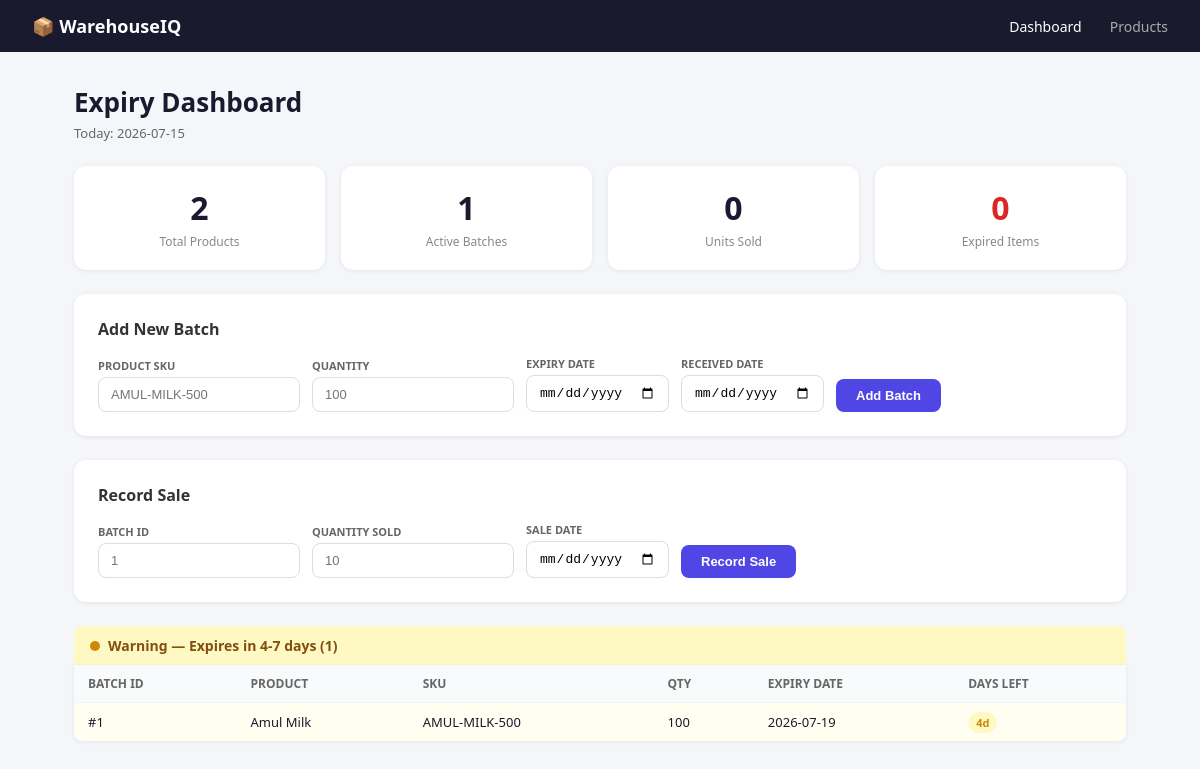
/dashboard, run on the app's committed database.
### tables this page shows
CREATE TABLE batches (
        batch_id INTEGER PRIMARY KEY AUTOINCREMENT,
        product_sku TEXT NOT NULL,
        warehouse_id INT NOT NULL,
        quantity INT NOT NULL,
        expiration_date DATE NOT NULL,
        received_date DATE NOT NULL,
        status TEXT NOT NULL DEFAULT 'in_stock'
    );

CREATE TABLE products (
    sku TEXT PRIMARY KEY NOT NULL,
    name TEXT NOT NULL,
    brand TEXT NOT NULL,
    category TEXT NOT NULL,
    unit TEXT NOT NULL
);

### app.py (the view)
@app.route("/dashboard")
def dashboard():
    conn = get_db()
    batches = conn.execute("""
        SELECT b.*, p.name, p.brand
        FROM batches b
        JOIN products p ON b.product_sku = p.sku
        WHERE b.status = 'in_stock'
        ORDER BY b.expiration_date ASC
    """).fetchall()
    total_products = conn.execute("SELECT COUNT(*) FROM products").fetchone()[0]
    total_batches  = conn.execute("SELECT COUNT(*) FROM batches WHERE status='in_stock'").fetchone()[0]
    total_sold     = conn.execute("SELECT COALESCE(SUM(quantity_sold),0) FROM sales").fetchone()[0]
    conn.close()
    today = date.today()
    categorized = {"expired": [], "critical": [], "warning": [], "safe": []}
    for batch in batches:
        expiry = datetime.strptime(batch["expiration_date"], "%Y-%m-%d").date()
        days_left = (expiry - today).days
        b = dict(batch)
        b["days_left"] = days_left
        if days_left < 0:
            categorized["expired"].append(b)
        elif days_left <= 3:
            categorized["critical"].append(b)
        elif days_left <= 7:
            categorized["warning"].append(b)
        else:
            categorized["safe"].append(b)
    return render_template("dashboard.html", data=categorized, today=today,
                           total_products=total_products,
                           total_batches=total_batches,
                           total_sold=total_sold)

### app.py (called while the page is built)
def get_db():
    conn = sqlite3.connect(os.path.join(BASE_DIR, 'warehouse.db'))
    conn.row_factory = sqlite3.Row
    return conn

### templates/dashboard.html (shortened to what this page needs)
<!DOCTYPE html>
<html lang="en">
<head>
  <link rel="stylesheet" href="/static/style.css">
</head>
<body>
  <nav>
    <div class="logo">📦 WarehouseIQ</div>
    <div class="nav-links">
      <a href="/dashboard" class="active">Dashboard</a>
      <a href="/products">Products</a>
    </div>
  </nav>
  <main>
    <div class="page-header">
      <h1>Expiry Dashboard</h1>
      <p class="subtitle">Today: {{ today }}</p>
    </div>
    <div class="stats-grid">
      <div class="stat-card">
        <div class="stat-number">{{ total_products }}</div>
        <div class="stat-label">Total Products</div>
      </div>
      <div class="stat-card">
        <div class="stat-number">{{ total_batches }}</div>
        <div class="stat-label">Active Batches</div>
      </div>
      <div class="stat-card">
        <div class="stat-number">{{ total_sold }}</div>
        <div class="stat-label">Units Sold</div>
      </div>
      <div class="stat-card">
        <div class="stat-number red">{{ data.expired|length }}</div>
        <div class="stat-label">Expired Items</div>
      </div>
    </div>
    <div class="card">
      <h2>Add New Batch</h2>
      <form action="/batches/add" method="post" class="form-grid">
        <div class="field">
          <label>Product SKU</label>
          <input type="text" name="product_sku" placeholder="AMUL-MILK-500" required>
        </div>
        <div class="field">
          <label>Quantity</label>
          <input type="number" name="quantity" min="1" placeholder="100" required>
        </div>
        <div class="field">
          <label>Expiry Date</label>
          <input type="date" name="expiry_date" required>
        </div>
        <div class="field">
          <label>Received Date</label>
          <input type="date" name="received_date" required>
        </div>
        <button type="submit" class="btn">Add Batch</button>
      </form>
    </div>
    <div class="card">
      <h2>Record Sale</h2>
      <form action="/sales/add" method="post" class="form-grid">
        <div class="field">
          <label>Batch ID</label>
          <input type="number" name="batch_id" min="1" placeholder="1" required>
        </div>
        <div class="field">
          <label>Quantity Sold</label>
          <input type="number" name="quantity_sold" min="1" placeholder="10" required>
        </div>
        <div class="field">
          <label>Sale Date</label>
          <input type="date" name="sale_date" required>
        </div>
        <button type="submit" class="btn">Record Sale</button>
      </form>
    </div>
    {% if data.warning %}
    <div class="section">
      <div class="section-header warning-header">
        <span class="dot yellow"></span> Warning — Expires in 4-7 days ({{ data.warning|length }})
      </div>
      <table>
        <thead>
          <tr>
            <th>Batch ID</th><th>Product</th><th>SKU</th>
            <th>Qty</th><th>Expiry Date</th><th>Days Left</th>
          </tr>
        </thead>
        <tbody>
          {% for b in data.warning %}
          <tr class="row-warning">
            <td>#{{ b.batch_id }}</td>
            <td>{{ b.name }}</td>
            <td>{{ b.product_sku }}</td>
            <td>{{ b.quantity }}</td>
            <td>{{ b.expiration_date }}</td>
            <td><span class="badge yellow">{{ b.days_left }}d</span></td>
          </tr>
          {% endfor %}
        </tbody>
      </table>
    </div>
    {% endif %}
  </main>
</body>
</html>

### static/style.css (style rules this page uses)
* { margin: 0; padding: 0; box-sizing: border-box; }
body { font-family: 'Segoe UI', sans-serif; background: #f4f6f9; color: #1a1a2e; }
nav { display: flex; justify-content: space-between; align-items: center; padding: 14px 32px; background: #1a1a2e; color: white; }
.logo { font-size: 18px; font-weight: 700; }
.nav-links a { color: #aaa; text-decoration: none; margin-left: 24px; font-size: 14px; }
.nav-links a.active, .nav-links a:hover { color: white; }
main { max-width: 1100px; margin: 0 auto; padding: 32px 24px; }
.page-header { margin-bottom: 24px; }
.page-header h1 { font-size: 26px; }
.subtitle { color: #666; font-size: 13px; margin-top: 4px; }
.stats-grid { display: grid; grid-template-columns: repeat(4, 1fr); gap: 16px; margin-bottom: 24px; }
.stat-card { background: white; border-radius: 12px; padding: 20px; text-align: center; box-shadow: 0 1px 4px rgba(0,0,0,0.08); }
.stat-number { font-size: 32px; font-weight: 700; color: #1a1a2e; }
.stat-number.red { color: #dc2626; }
.stat-label { font-size: 12px; color: #888; margin-top: 4px; }
.card { background: white; border-radius: 12px; padding: 24px; margin-bottom: 24px; box-shadow: 0 1px 4px rgba(0,0,0,0.08); }
.card h2 { font-size: 16px; margin-bottom: 16px; color: #333; }
.form-grid { display: flex; flex-wrap: wrap; gap: 12px; align-items: flex-end; }
.field { display: flex; flex-direction: column; gap: 4px; }
label { font-size: 11px; font-weight: 600; color: #666; text-transform: uppercase; }
input[type="text"], input[type="number"], input[type="date"] { padding: 9px 12px; border: 1px solid #ddd; border-radius: 8px; font-size: 13px; outline: none; min-width: 140px; }
.btn { padding: 9px 20px; background: #4f46e5; color: white; border: none; border-radius: 8px; font-size: 13px; font-weight: 600; cursor: pointer; }
.section { margin-bottom: 24px; }
.section-header { padding: 10px 16px; border-radius: 8px 8px 0 0; font-weight: 600; font-size: 14px; display: flex; align-items: center; gap: 8px; }
.warning-header { background: #fef9c3; color: #854d0e; }
.dot { width: 10px; height: 10px; border-radius: 50%; display: inline-block; }
.dot.yellow { background: #ca8a04; }
table { width: 100%; border-collapse: collapse; background: white; border-radius: 0 0 8px 8px; overflow: hidden; box-shadow: 0 1px 4px rgba(0,0,0,0.08); }
th { background: #f8fafc; padding: 10px 14px; text-align: left; font-size: 12px; font-weight: 600; color: #666; text-transform: uppercase; }
td { padding: 10px 14px; font-size: 13px; border-top: 1px solid #f1f5f9; }
.row-warning td { background: #fffef0; }
.badge { padding: 3px 8px; border-radius: 20px; font-size: 11px; font-weight: 700; }
.badge.yellow { background: #fef9c3; color: #ca8a04; }

### data on the page
batches: batch_id "1", name "Amul Milk", product_sku "AMUL-MILK-500", quantity "100", expiration_date "2026-07-19", days_left "4"

### other printed values
{{ total_products }} "2"
{{ total_batches }} "1"
{{ total_sold }} "0"
{{ data.expired|length }} "0"
{{ data.warning|length }} "1"
